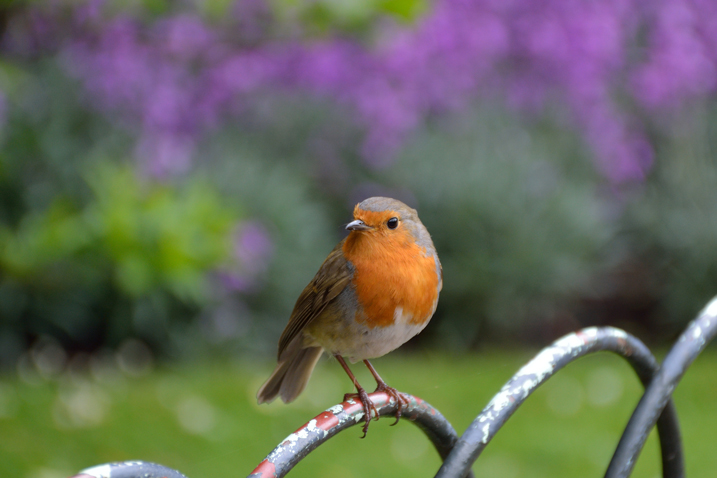
#> input picture 2/2-2/sample.jpg, 717 x 478 px
$ python sample.py ../../../2/2-2/sample.jpg
#> lines starting #> are read from the running program, lines starting #| are printed output that depends on the picture
# -*- coding: utf-8 -*-

import sys
import numpy as np
import cv2

gray = None

def onTrackbarSlide(pos):
    global gray
    block_size = int(cv2.getTrackbarPos('Block Size', 'Original') * 2 + 3)
    c = cv2.getTrackbarPos('Const', 'Original') / 10
    dst = cv2.adaptiveThreshold(np.array(gray), 255, cv2.ADAPTIVE_THRESH_MEAN_C, cv2.THRESH_BINARY, block_size, c)
    cv2.imshow('ADAPTIVE_THRESH_MEAN_C', dst)
    dst = cv2.adaptiveThreshold(np.array(gray), 255, cv2.ADAPTIVE_THRESH_GAUSSIAN_C, cv2.THRESH_BINARY, block_size, c)
    cv2.imshow('ADAPTIVE_THRESH_GAUSSIAN_C', dst)

def main(args):
    global gray
    if len(args) != 2:
        return -1
    img = cv2.imread(args[1])
#> img is the input picture: shape (478, 717, 3); mean B, G, R 90.5, 104.6, 102.5
    h, w = img.shape[:2]
#> h = 478; w = 717
    img = cv2.resize(img, (int(w / 4), int(h / 4)))
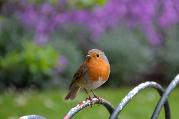
#> img: shape (119, 179, 3); mean B, G, R 90.4, 104.5, 102.4
    gray = cv2.cvtColor(np.array(img), cv2.COLOR_RGB2GRAY)
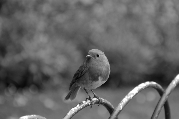
#> gray: shape (119, 179); min 3, max 255, mean 100

    cv2.namedWindow('Original')
    cv2.namedWindow('ADAPTIVE_THRESH_MEAN_C')
    cv2.namedWindow('ADAPTIVE_THRESH_GAUSSIAN_C')

    cv2.createTrackbar('Block Size', 'Original', 0, 10, onTrackbarSlide)
    cv2.createTrackbar('Const', 'Original', 50, 100, onTrackbarSlide)

    cv2.imshow('Original', gray)

    onTrackbarSlide(100)
#> in onTrackbarSlide, `dst = cv2.adaptiveThreshold(np.array(gray), 255, cv2.ADAPTIVE_THRESH_M..`:
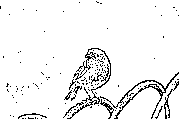
#> dst: shape (119, 179); 94% white; black in thin lines or dots
#> in onTrackbarSlide, `dst = cv2.adaptiveThreshold(np.array(gray), 255, cv2.ADAPTIVE_THRESH_G..`:
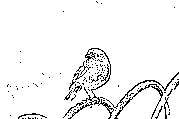
#> dst: shape (119, 179); 94.8% white; black in thin lines or dots
    cv2.waitKey(0)
    cv2.destroyAllWindows()
    return 0

if __name__ == '__main__':
    args = sys.argv
    main(args)
